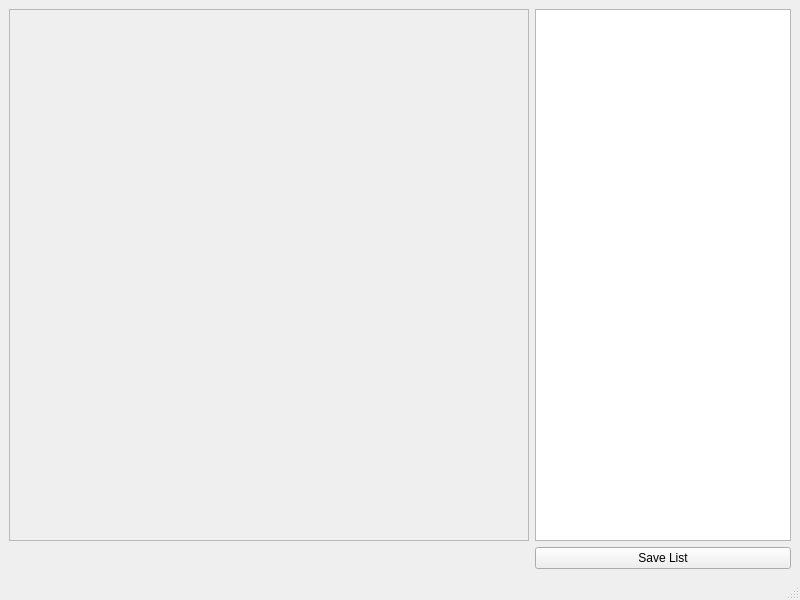
<?xml version="1.0" encoding="UTF-8"?>
<ui version="4.0">
 <class>MainWindow</class>
 <widget class="QMainWindow" name="MainWindow">
  <property name="geometry">
   <rect>
    <x>0</x>
    <y>0</y>
    <width>800</width>
    <height>600</height>
   </rect>
  </property>
  <property name="windowTitle">
   <string>MainWindow</string>
  </property>
  <widget class="QWidget" name="centralwidget">
   <layout class="QGridLayout" name="gridLayout">
    <item row="1" column="1">
     <widget class="QScrollArea" name="scrollArea">
      <property name="autoFillBackground">
       <bool>false</bool>
      </property>
      <property name="widgetResizable">
       <bool>true</bool>
      </property>
      <widget class="QWidget" name="scrollAreaWidgetContents">
       <property name="geometry">
        <rect>
         <x>0</x>
         <y>0</y>
         <width>518</width>
         <height>509</height>
        </rect>
       </property>
       <layout class="QGridLayout" name="gridLayout_2"/>
      </widget>
     </widget>
    </item>
    <item row="1" column="2">
     <widget class="QListView" name="listView">
      <property name="sizePolicy">
       <sizepolicy hsizetype="Minimum" vsizetype="Expanding">
        <horstretch>0</horstretch>
        <verstretch>0</verstretch>
       </sizepolicy>
      </property>
     </widget>
    </item>
    <item row="2" column="2">
     <widget class="QPushButton" name="saveButton">
      <property name="text">
       <string>Save List</string>
      </property>
     </widget>
    </item>
   </layout>
  </widget>
  <widget class="QMenuBar" name="menubar">
   <property name="geometry">
    <rect>
     <x>0</x>
     <y>0</y>
     <width>800</width>
     <height>20</height>
    </rect>
   </property>
  </widget>
  <widget class="QStatusBar" name="statusbar"/>
 </widget>
 <resources/>
 <connections/>
</ui>
